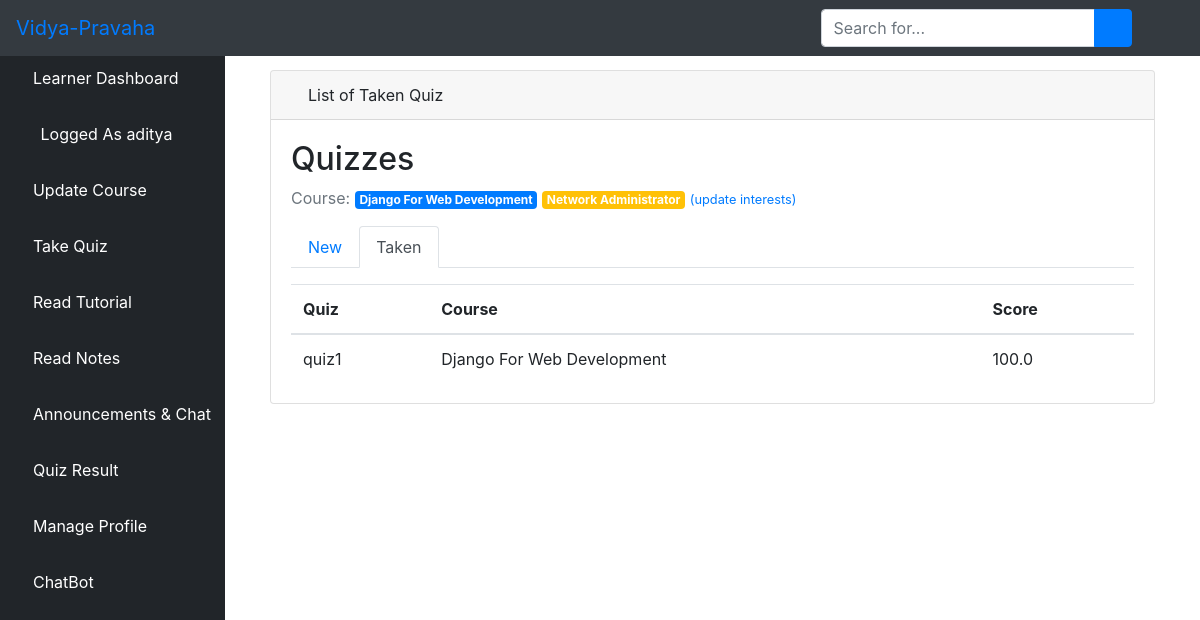
The app's page /taken/ (signed in) with its own data.
### Vidya-Pravaha/elearn/models.py (models this page shows, shortened)
class User(AbstractUser):
    is_learner = models.BooleanField(default=False)
    is_instructor = models.BooleanField(default=False)
    is_admin = models.BooleanField(default=False)
    is_parent = models.BooleanField(default=False)

class Course(models.Model):
    name = models.CharField(max_length=30)
    color = models.CharField(max_length=7, default='#007bff')
    def __str__(self):
        return self.name
    def get_html_badge(self):
        name = escape(self.name)
        color = escape(self.color)
        html = '<span class="badge badge-primary" style="background-color: %s">%s</span>' % (color, name)
        return mark_safe(html)

class TakenQuiz(models.Model):
    learner = models.ForeignKey(Learner, on_delete=models.CASCADE, related_name='taken_quizzes')
    quiz = models.ForeignKey(Quiz, on_delete=models.CASCADE, related_name='taken_quizzes')
    score = models.FloatField()
    date = models.DateTimeField(auto_now_add=True)

class Quiz(models.Model):
    owner = models.ForeignKey(User, on_delete=models.CASCADE, related_name='quizzes')
    name = models.CharField(max_length=255)
    course = models.ForeignKey(Course, on_delete=models.CASCADE, related_name='quizzes')

### Vidya-Pravaha/elearn/views.py (the view)
# urls.py: path('taken/', views.TakenQuizListView.as_view(), name='taken_quiz_list'),
class TakenQuizListView(ListView):
    model = TakenQuiz
    context_object_name = 'taken_quizzes'
    template_name = 'dashboard/learner/taken_quiz_list.html'
    def get_queryset(self):
        queryset = self.request.user.learner.taken_quizzes \
            .select_related('quiz', 'quiz__course') \
            .order_by('quiz__name')
        return queryset

### Vidya-Pravaha/elearn/templates/dashboard/learner/taken_quiz_list.html (shortened to what this page needs)
{% extends 'dashboard/learner/base.html' %}
{% block body %}
  <div class="container-fluid">
        <div class="row">
          <div class="col-12 mb-3">
          <div class="col-12 mb-3">
                <div id="content-wrapper" style="padding-top: 20px">
        <div class="container-fluid">
            <div class="card mb-3">
                <div class="card-header">
                    <i class="fas fa-table text-primary"></i>
                    List of Taken Quiz
                </div>
                <div class="card-body">
  {% include 'dashboard/learner/_header.html' with active='taken' %}
    <table class="table mb-0">
      <thead>
        <tr>
          <th>Quiz</th>
          <th>Course</th>
          <th>Score</th>
        </tr>
      </thead>
      <tbody>
        {% for taken_quiz in taken_quizzes %}
          <tr>
            <td>{{ taken_quiz.quiz.name }}</td>
            <td>{{ taken_quiz.quiz.course }}</td>
            <td>{{ taken_quiz.score }}</td>
          </tr>
        {% empty %}
          <tr>
            <td class="bg-light text-center font-italic" colspan="3">You haven't completed any quiz yet.</td>
          </tr>
        {% endfor %}
      </tbody>
    </table>
  </div>
</div>
  </div>
{% endblock body %}

### Vidya-Pravaha/elearn/templates/dashboard/learner/base.html (shortened to what this page needs)
<!DOCTYPE html>
<html lang="en">
<head>
    {% load static %}
    <link href="{% static 'vendor/fontawesome-free/css/all.min.css' %}" rel="stylesheet" type="text/css">
    <link href="{% static 'vendor/datatables/dataTables.bootstrap4.css' %}" rel="stylesheet">
    <link href="{% static 'css/sb-admin.css' %}" rel="stylesheet">
</head>
<body id="page-top">
<nav class="navbar navbar-expand navbar-dark bg-dark fixed-top">
    <a class="navbar-brand mr-1 text-primary" href="">Vidya-Pravaha</a>
    <button class="btn btn-link btn-sm text-white order-1 order-sm-0" id="sidebarToggle" href="#">
        <i class="fas fa-bars"></i>
    </button>
    <form class="d-none d-md-inline-block form-inline ml-auto mr-0 mr-md-3 my-2 my-md-0">
        <div class="input-group">
            <input type="text" class="form-control" placeholder="Search for..." aria-label="Search" aria-describedby="basic-addon2">
            <div class="input-group-append">
                <button class="btn btn-primary" type="button">
                    <i class="fas fa-search"></i>
                </button>
            </div>
        </div>
    </form>
    <ul class="navbar-nav ml-auto ml-md-0">
        <li class="nav-item dropdown no-arrow">
            <a class="nav-link dropdown-toggle" href="#" id="userDropdown" role="button" data-toggle="dropdown" aria-haspopup="true" aria-expanded="false">
                <i class="fas fa-user-circle fa-fw text-primary"></i>
            </a>
        </li>
    </ul>
</nav>
<div id="wrapper" style="padding-top: 50px;">
<ul class="sidebar navbar-nav">
    <li class="nav-item active">
        <a class="nav-link" href="{% url 'learner' %}">
         <i class="fa fa-home" aria-hidden="true"></i>
            <span>Learner Dashboard</span>
        </a>
    </li>
    <li class="nav-item active">
        <a class="nav-link" href="">
            <i class="fas fa-user-circle fa-fw text-primary"></i>
            <span>Logged As {{ user.username }}</span>
        </a>
    </li>
         <li class="nav-item">
        <a class="nav-link" href="{% url 'interests' %}">
            <i class="fa fa-folder-open"></i>
            <span style="color: white">Update Course</span>
        </a>
    </li>
        <li class="nav-item">
        <a class="nav-link" href="{% url 'lquiz_list' %}">
            <i class="fas fa-book"></i>
            <span style="color: white">Take Quiz</span>
        </a>
    </li>
     <li class="nav-item">
        <a class="nav-link" href="{% url 'ltutorial' %}">
            <i class="fas fa-book-reader text-default"></i>
            <span style="color: white">Read Tutorial</span>
        </a>
    </li>
      <li class="nav-item">
        <a class="nav-link" href="{% url 'llnotes' %}">
            <i class="fas fa-pen" aria-hidden="true"></i>
            <span style="color: white">Read Notes</span>
        </a>
    </li>
        <li class="nav-item dropdown no-arrow">
            <a class="nav-link dropdown-toggle" data-toggle="dropdown" aria-haspopup="true" aria-expanded="false" href="">
                <i class="fas fa-bell"></i>
                <span style="color: white">Announcements & Chat</span>
            </a>
            </li>
    <li class="nav-item">
        <a class="nav-link" href="{% url 'piecharts' %}">
                <i class="fas fa-pen" aria-hidden="true"></i>
                <span style="color: white">Quiz Result</span>
        </a>
    </li>
      <li class="nav-item dropdown no-arrow">
                            <a class="nav-link dropdown-toggle" data-toggle="dropdown" aria-haspopup="true" aria-expanded="false" href="">
            <i class="fas fa-user text-default"></i>
            <span style="color: white">Manage Profile</span>
        </a>
        </li>
        <li class="nav-item">
            <a class="nav-link" href="{% url 'bot_search' %}">
            <i class='fas fa-robot'></i>
                <span style="color: white">ChatBot</span>
            </a>
        </li>
</ul>
    {% block body %}{% endblock %}
</div>

### Vidya-Pravaha/elearn/templates/dashboard/learner/_header.html
<h2>Quizzes</h2>
<p class="text-muted">
  Course:{% for course in user.learner.interests.all %} {{ course.get_html_badge }}{% endfor %}
  <a href="{% url 'interests' %}"><small>(update interests)</small></a>
</p>
<ul class="nav nav-tabs mb-3">
  <li class="nav-item">
    <a class="nav-link{% if active == 'new' %} active{% endif %}" href="{% url 'lquiz_list' %}">New</a>
  </li>
  <li class="nav-item">
    <a class="nav-link{% if active == 'taken' %} active{% endif %}" href="{% url 'taken_quiz_list' %}">Taken</a>
  </li>
</ul>

### records on screen
User: username "aditya"
Course: get_html_badge "Django For Web Development"
Course: get_html_badge "Network Administrator"
TakenQuiz: quiz.name "quiz1", quiz.course "Django For Web Development", score "100.0"
